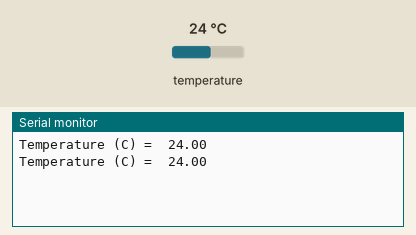
Simulated run of this program. Board: Arduino Mega 2560, built with avr-gcc and run on an emulated ATmega2560. Shown: the last lines printed to the serial monitor. Wiring (inferred from the names in the program): MPU-6050 motion sensor at I2C address 0x68. The test bench sets the inputs (shaded band); at power-on: temperature 24 °C.

Above: at 2.8 s.
2.9 s: temperature set to 12 °C
At 3.8 s:
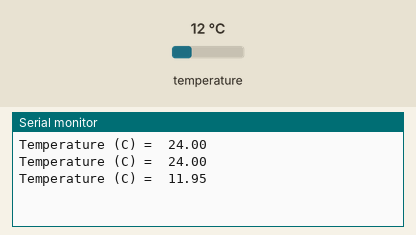
4.4 s: temperature set to 19 °C
At 5.9 s:
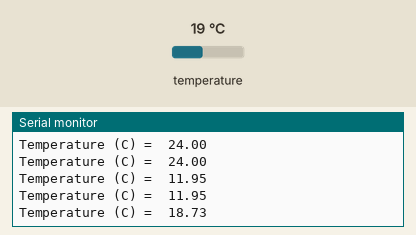
Timing chart, 0 to 7.4 s (numbered marks = the images above; inputs shaded):
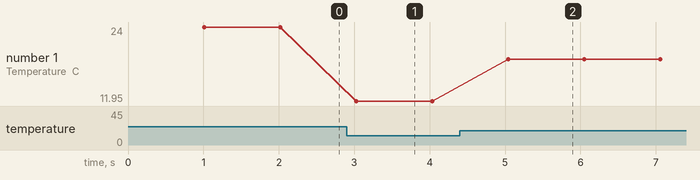

The program:

main.cpp
```cpp
#include "i2c.h"
#include <avr/io.h>
#include "Arduino.h"

#define SLA 0x68  // MPU_6050 address with PIN AD0 grounded
#define PWR_MGMT  0x6B
#define WAKEUP 0x00
#define SL_MEMA_XAX_HIGH  0x3B
#define SL_MEMA_XAX_LOW   0x3C
#define SL_MEMA_YAX_HIGH  0x3D
#define SL_MEMA_YAX_LOW   0x3E
#define SL_MEMA_ZAX_HIGH  0x3F
#define SL_MEMA_ZAX_LOW   0x40
#define SL_TEMP_HIGH      0x41
#define SL_TEMP_LOW       0x42


int main() {

Serial.begin(9600); // using serial port to print values from I2C bus
sei();
initI2C();  // initialize I2C and set bit rate

signed int T_val = 0;
float T_C = 0;
//char status;


StartI2C_Trans(SLA);

//status = TWSR & 0xF8;

write(PWR_MGMT);// address on SLA for Power Management
write(WAKEUP); // send data to Wake up from sleep mode


//status = TWSR & 0xF8;


StopI2C_Trans();


while (1) {
 _delay_ms(1000);


  Read_from(SLA,SL_TEMP_HIGH);

 // status = TWSR & 0xF8;

  T_val= Read_data(); // read upper value

  Read_from(SLA,SL_TEMP_LOW);
  T_val = (T_val << 8 )| Read_data(); // append lower value

  //Temperature in degrees C = (TEMP_OUT Register Value as a signed quantity)/340 + 36.53

  T_C = (float(T_val)/340) + 36.53;
  Serial.print("Temperature (C) =  ");
  Serial.println(T_C);
  StopI2C_Trans();
}

return 0;

}
```

i2c.cpp
```cpp
#include "i2c.h"
#include <avr/io.h>
#include "Arduino.h"

#define wait_for_completion while(!(TWCR & (1 << TWINT)));


void initI2C() {

  PRR0 &= ~(1<<PRTWI);  // wake up I2C module on AT2560 power management register
  TWSR |= (1 << TWPS0);  // prescaler power = 1
  TWSR &= ~(1 << TWPS1); // prescaler power = 1
  //𝑇𝑊𝐵𝑅=((𝐶𝑃𝑈 𝐶𝑙𝑜𝑐𝑘 𝑓𝑟𝑒𝑞𝑢𝑒𝑛𝑐𝑦)/(𝑆𝐶𝐿 𝑓𝑟𝑒𝑞𝑢𝑒𝑛𝑐𝑦)−16)/(2∗〖(4)〗^𝑇𝑊𝑃𝑆 )
  TWBR = 0xC6; // bit rate generator = 10k  (TWBR = 198)

  TWCR |= (1 << TWINT )| (1 << TWEN); // enable two wire interface

}


void StartI2C_Trans(unsigned char SLA) {
// this function initiates a start condition and calls slave device with SLA
  TWCR = (1<<TWINT)|(1<<TWSTA)|(1<<TWEN); // clear TWINT, intiate a start condition and enable
  wait_for_completion;
  TWDR = (SLA << 1); // slave address + write bit '0'
  TWCR = (1<<TWINT)|(1<<TWEN);  // trigger action:clear flag and enable TWI
  wait_for_completion;
}

void StopI2C_Trans() {
  // this function sends a stop condition to stop I2C transmission

  TWCR = (1<<TWINT)|(1<<TWEN)|(1<<TWSTO); //trigger action:  send stop condition

}
void write(unsigned char data){
  // this function loads the data passed into the I2C data register and transmits
  TWDR = data; //load data into TWDR register
  TWCR = (1<<TWINT)|(1<<TWEN);  // trigger action:  clear flag and enable TWI
  wait_for_completion;
}
void Read_from(unsigned char SLA, unsigned char MEMADDRESS){
  // this function sets up reading from SLA at the SLA MEMADDRESS

  StartI2C_Trans(SLA);

  write(MEMADDRESS);

  TWCR = (1<<TWINT)|(1<<TWSTA)|(1<<TWEN); // restart to switch to read mode
  wait_for_completion;
  TWDR = (SLA << 1) | 0x01; // 7 bit address for slave plus read bit
  TWCR = (1 << TWINT) | (1 << TWEN)| (1 << TWEA);// trigger with master sending ack
  wait_for_completion;
  TWCR = (1<< TWINT) | (1 << TWEN);  // master can send a nack now
  wait_for_completion;
  TWCR = (1 << TWINT) | (1 << TWEN) | (1 << TWSTO); // Stop condition
// after this function is executed the TWDR register has the data from SLA that Master wants to read
}

unsigned char Read_data() // Returns the last byte  from the data register
{

  return TWDR;
}
  
```

i2c.h
```cpp
#ifndef I2C_H
#define I2C_H

void initI2C();
void StartI2C_Trans(unsigned char SLA);
void StopI2C_Trans();
void write(unsigned char data);
void Read_from(unsigned char SLA, unsigned char MEMADDRESS);
unsigned char Read_data();
#endif
```

Measured:
- after the input at 2.9 s, the serial monitor: prints a new line after 0.13 s (image 1)
- after the input at 4.4 s, the serial monitor: prints a new line after 0.64 s (image 2)
- plotted number 1: 24 → 11.95 after the input at 2.9 s, 11.95 → 18.73 after the input at 4.4 s
